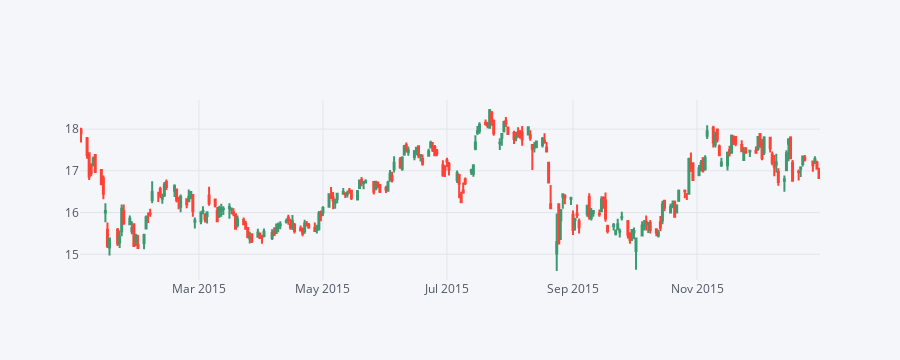

Notebook code for this chart:
### Markdown cell above
** Use .iplot(kind='candle) to create a candle plot of Bank of America's stock from Jan 1st 2015 to Jan 1st 2016.**

### Code cell
BAC[['Open', 'High', 'Low', 'Close']].loc['2015-01-01':'2016-01-01'].iplot(kind='candle')

### Figure 1 — Plotly figure (JSON) as saved in the notebook; plotly's stock layout.template omitted (floating-point values rounded to 4 significant figures; data arrays with more than 128 entries replaced by an {"elided": "..."} marker saying what was removed)
{"data": [{"close": {"elided": "252 float values"}, "high": {"elided": "252 float values"}, "low": {"elided": "252 float values"}, "open": {"elided": "252 float values"}, "showlegend": false, "type": "candlestick", "x": {"elided": "252 str values"}, "yaxis": "y2"}], "layout": {"height": 360, "legend": {"bgcolor": "#F5F6F9", "font": {"color": "#4D5663"}}, "paper_bgcolor": "#F5F6F9", "plot_bgcolor": "#F5F6F9", "title": {"font": {"color": "#4D5663"}}, "xaxis": {"autorange": true, "gridcolor": "#E1E5ED", "range": ["2015-01-01 12:00", "2015-12-31 12:00"], "rangeslider": {"visible": false, "yaxis2": {}}, "showgrid": true, "tickfont": {"color": "#4D5663"}, "title": {"font": {"color": "#4D5663"}, "text": ""}, "type": "date", "zerolinecolor": "#E1E5ED"}, "yaxis": {"gridcolor": "#E1E5ED", "showgrid": true, "showticklabels": false, "tickfont": {"color": "#4D5663"}, "title": {"font": {"color": "#4D5663"}, "text": ""}, "zerolinecolor": "#E1E5ED"}, "yaxis2": {"autorange": true, "gridcolor": "#E1E5ED", "range": [14.38, 18.7], "showgrid": true, "tickfont": {"color": "#4D5663"}, "title": {"font": {"color": "#4D5663"}, "text": ""}, "zerolinecolor": "#E1E5ED"}}}
